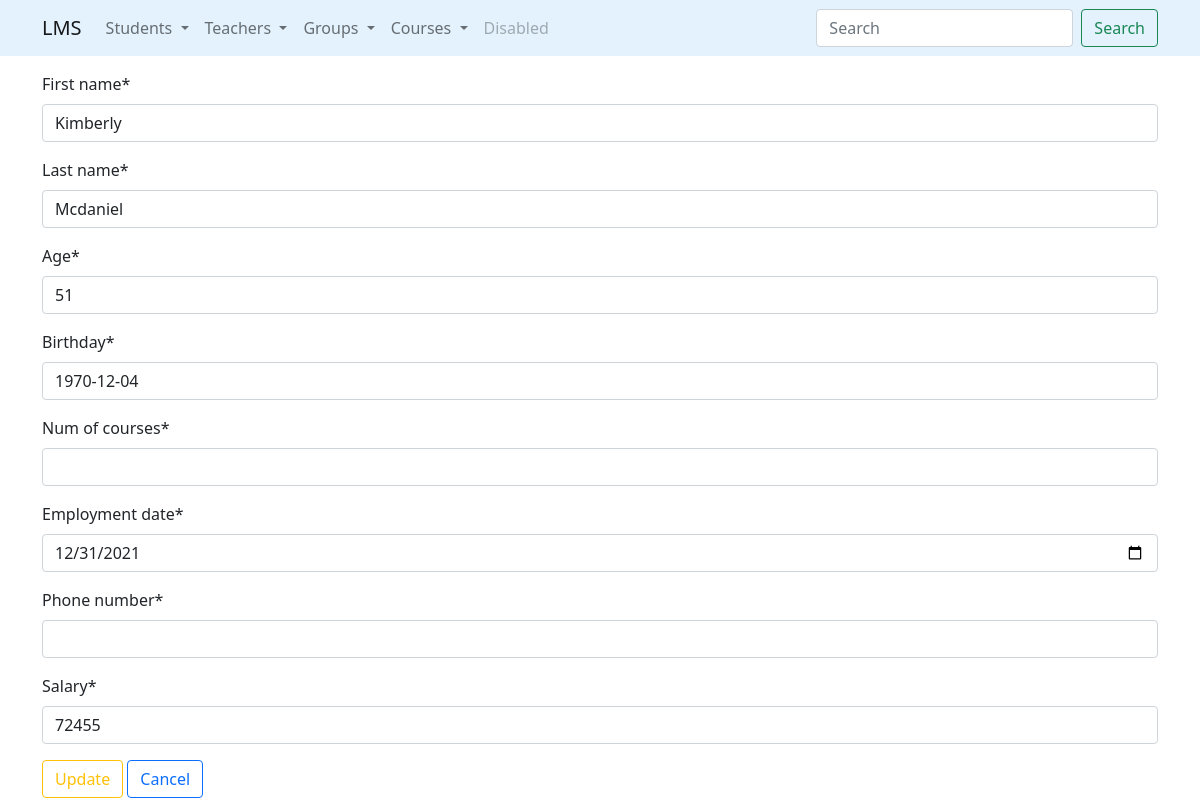
The page /teachers/update/21/ on the database as committed earlier.
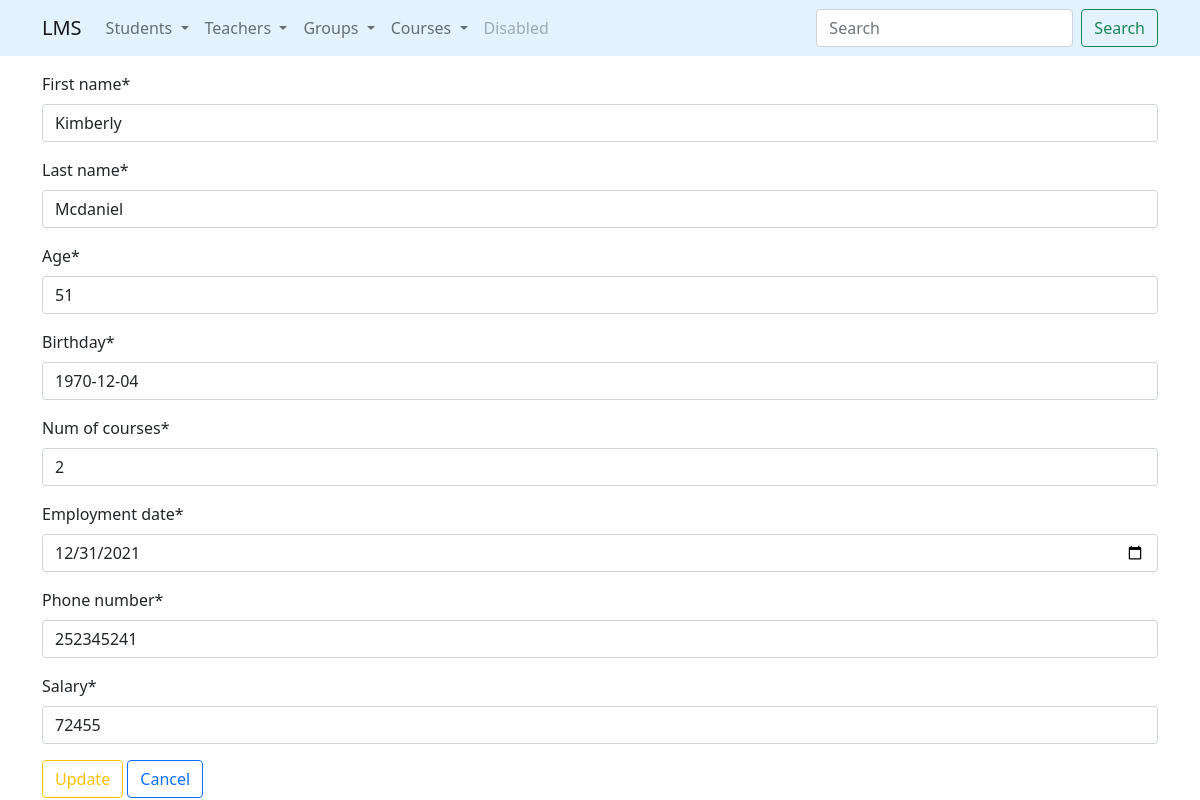
The same page on the database as committed later.
### teachers/models.py (models this page shows, shortened)
class Teacher(Person):
    num_of_courses = models.IntegerField(
        null=True
    )
    employment_date = models.DateField(default=datetime.date.today)
    phone_number = models.CharField(
        max_length=20,
        default='',
        validators=[
            MinLengthValidator(7),
            unique_number_validator
        ]
    )
    salary = models.PositiveIntegerField(default=1500)
    group = models.ForeignKey(
        Group,
        on_delete=models.SET_NULL,
        null=True,
        related_name='teachers'
    )

### teachers/views.py (the view)
# urls.py: path('update/<int:pk>/', TeacherUpdateView.as_view(), name='update'),
class TeacherUpdateView(UpdateView):
    model = Teacher
    form_class = TeacherUpdateForm
    success_url = reverse_lazy('teachers:list')
    template_name = 'teachers/update.html'

### teachers/forms.py
class TeacherUpdateForm(TeacherBaseForm):
    class Meta(TeacherBaseForm.Meta):
        exclude = ['group']

### teachers/templates/teachers/update.html (shortened to what this page needs)
{% extends 'base.html' %}
{% load crispy_forms_tags %}
{% block content %}
    <form method="post">
        {{ form | crispy }}
        <input class="btn btn-outline-warning" type="submit" value="Update">
        <a class="btn btn-outline-primary" href="{% url 'teachers:list' %}">Cancel</a>
    </form>
{% endblock %}

Rows that differ between the two databases and show on the page:
changed Teacher "Kimberly": num_of_courses (not shown) → "2"; phone_number (not shown) → "252345241"
